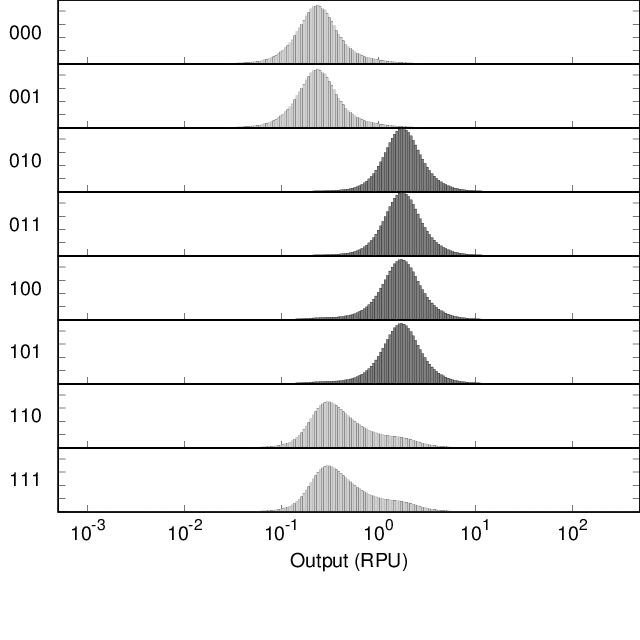

Reproduce this figure in gnuplot.
set output "SimAnnealing_0x00_001_A000_N1_LmrA_gate.eps"
set terminal postscript  eps  enhanced color "Helvetica, 35" size 8,8
reset
set xtics nomirror
set tics scale 2
set logscale x
set format y "" 
set format x "" 
set xtics (0.001, 0.01, 0.1, 0, 1, 10, 100)
set ytics 0.01
set border 15 lw 2
set lmargin 5
set bmargin 0
set rmargin 0
set tmargin 0
max=500 #max value
min=0.0005 #min value
set xrange [min:max]
set yrange [-0.0002:0.0482797]
set style fill solid 0.5 #fillstyle
set multiplot layout 10,1 rowsfirst
set ylabel "000" rotate by 0
plot "SimAnnealing_0x00_001_A000_N1_LmrA_gate.txt" u (10**$1):2 w boxes lc rgb "dark-gray" notitle
set ylabel "001" rotate by 0
plot "SimAnnealing_0x00_001_A000_N1_LmrA_gate.txt" u (10**$1):3 w boxes lc rgb "dark-gray" notitle
set ylabel "010" rotate by 0
plot "SimAnnealing_0x00_001_A000_N1_LmrA_gate.txt" u (10**$1):4 w boxes lc rgb "black" notitle
set ylabel "011" rotate by 0
plot "SimAnnealing_0x00_001_A000_N1_LmrA_gate.txt" u (10**$1):5 w boxes lc rgb "black" notitle
set ylabel "100" rotate by 0
plot "SimAnnealing_0x00_001_A000_N1_LmrA_gate.txt" u (10**$1):6 w boxes lc rgb "black" notitle
set ylabel "101" rotate by 0
plot "SimAnnealing_0x00_001_A000_N1_LmrA_gate.txt" u (10**$1):7 w boxes lc rgb "black" notitle
set ylabel "110" rotate by 0
plot "SimAnnealing_0x00_001_A000_N1_LmrA_gate.txt" u (10**$1):8 w boxes lc rgb "dark-gray" notitle
set ylabel "111" rotate by 0
set format x "10^{%T}" 
set xlabel "Output (RPU)" 
plot "SimAnnealing_0x00_001_A000_N1_LmrA_gate.txt" u (10**$1):9 w boxes lc rgb "dark-gray" notitle
unset multiplot
